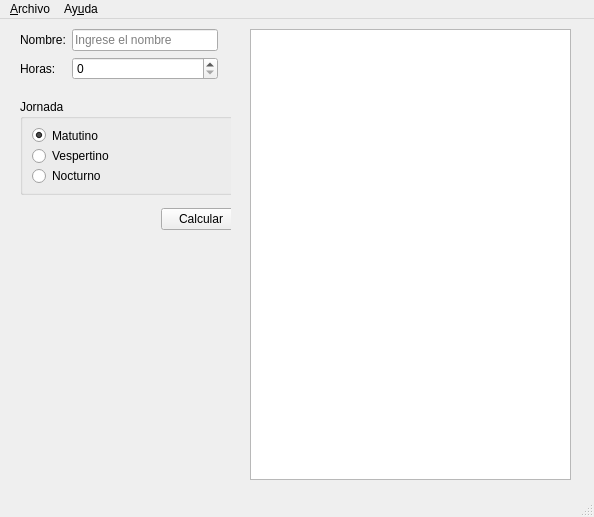
<?xml version="1.0" encoding="UTF-8"?>
<ui version="4.0">
 <class>Principal</class>
 <widget class="QMainWindow" name="Principal">
  <property name="geometry">
   <rect>
    <x>0</x>
    <y>0</y>
    <width>594</width>
    <height>517</height>
   </rect>
  </property>
  <property name="windowTitle">
   <string>Principal</string>
  </property>
  <widget class="QWidget" name="centralwidget">
   <widget class="QWidget" name="widget_3" native="true">
    <property name="geometry">
     <rect>
      <x>20</x>
      <y>10</y>
      <width>211</width>
      <height>441</height>
     </rect>
    </property>
    <property name="sizePolicy">
     <sizepolicy hsizetype="Fixed" vsizetype="Preferred">
      <horstretch>0</horstretch>
      <verstretch>0</verstretch>
     </sizepolicy>
    </property>
    <widget class="QWidget" name="widget" native="true">
     <property name="geometry">
      <rect>
       <x>0</x>
       <y>0</y>
       <width>198</width>
       <height>64</height>
      </rect>
     </property>
     <layout class="QFormLayout" name="formLayout">
      <item row="0" column="0">
       <widget class="QLabel" name="label">
        <property name="text">
         <string>Nombre:</string>
        </property>
       </widget>
      </item>
      <item row="0" column="1">
       <widget class="QLineEdit" name="inNombre">
        <property name="focusPolicy">
         <enum>Qt::StrongFocus</enum>
        </property>
        <property name="text">
         <string/>
        </property>
        <property name="placeholderText">
         <string>Ingrese el nombre</string>
        </property>
       </widget>
      </item>
      <item row="1" column="0">
       <widget class="QLabel" name="label_2">
        <property name="text">
         <string>Horas:</string>
        </property>
       </widget>
      </item>
      <item row="1" column="1">
       <widget class="QSpinBox" name="inHoras">
        <property name="statusTip">
         <string>Horas de trabajo</string>
        </property>
        <property name="maximum">
         <number>50</number>
        </property>
       </widget>
      </item>
     </layout>
    </widget>
    <widget class="QGroupBox" name="groupBox">
     <property name="geometry">
      <rect>
       <x>0</x>
       <y>70</y>
       <width>221</width>
       <height>96</height>
      </rect>
     </property>
     <property name="title">
      <string>Jornada</string>
     </property>
     <layout class="QVBoxLayout" name="verticalLayout">
      <item>
       <widget class="QRadioButton" name="inMatutino">
        <property name="statusTip">
         <string>Jornada de la mañana</string>
        </property>
        <property name="text">
         <string>Matutino</string>
        </property>
        <property name="checkable">
         <bool>true</bool>
        </property>
        <property name="checked">
         <bool>true</bool>
        </property>
       </widget>
      </item>
      <item>
       <widget class="QRadioButton" name="inVespertino">
        <property name="statusTip">
         <string>Jornada de la tarde</string>
        </property>
        <property name="text">
         <string>Vespertino</string>
        </property>
       </widget>
      </item>
      <item>
       <widget class="QRadioButton" name="inNocturno">
        <property name="statusTip">
         <string>Jornada de la noche </string>
        </property>
        <property name="text">
         <string>Nocturno</string>
        </property>
       </widget>
      </item>
     </layout>
    </widget>
    <widget class="QWidget" name="widget_2" native="true">
     <property name="geometry">
      <rect>
       <x>10</x>
       <y>170</y>
       <width>211</width>
       <height>41</height>
      </rect>
     </property>
     <layout class="QHBoxLayout" name="horizontalLayout">
      <item>
       <spacer name="horizontalSpacer">
        <property name="orientation">
         <enum>Qt::Horizontal</enum>
        </property>
        <property name="sizeHint" stdset="0">
         <size>
          <width>109</width>
          <height>20</height>
         </size>
        </property>
       </spacer>
      </item>
      <item>
       <widget class="QPushButton" name="cmdCalcular">
        <property name="statusTip">
         <string>Presione para realizar los cálculos </string>
        </property>
        <property name="text">
         <string>Calcular</string>
        </property>
       </widget>
      </item>
     </layout>
    </widget>
   </widget>
   <widget class="QWidget" name="widget_4" native="true">
    <property name="geometry">
     <rect>
      <x>250</x>
      <y>10</y>
      <width>321</width>
      <height>451</height>
     </rect>
    </property>
    <layout class="QHBoxLayout" name="horizontalLayout_2">
     <item>
      <widget class="QPlainTextEdit" name="outCalcular"/>
     </item>
    </layout>
   </widget>
  </widget>
  <widget class="QMenuBar" name="menubar">
   <property name="geometry">
    <rect>
     <x>0</x>
     <y>0</y>
     <width>594</width>
     <height>21</height>
    </rect>
   </property>
   <property name="defaultUp">
    <bool>false</bool>
   </property>
   <widget class="QMenu" name="menuArchivo">
    <property name="title">
     <string>&amp;Archivo</string>
    </property>
    <addaction name="separator"/>
    <addaction name="actionNuevo"/>
    <addaction name="actionA_bri"/>
    <addaction name="action_Guardar"/>
    <addaction name="actionCalcular"/>
    <addaction name="actionSalir"/>
   </widget>
   <widget class="QMenu" name="menuAy_uda">
    <property name="title">
     <string>Ay&amp;uda</string>
    </property>
    <addaction name="action_Acerca_de"/>
   </widget>
   <addaction name="menuArchivo"/>
   <addaction name="menuAy_uda"/>
  </widget>
  <widget class="QStatusBar" name="statusbar"/>
  <action name="actionNuevo">
   <property name="text">
    <string>Nuevo</string>
   </property>
   <property name="shortcut">
    <string>Ctrl+N</string>
   </property>
  </action>
  <action name="actionA_bri">
   <property name="text">
    <string>A&amp;brir</string>
   </property>
   <property name="shortcut">
    <string>Ctrl+A</string>
   </property>
  </action>
  <action name="action_Guardar">
   <property name="text">
    <string>&amp;Guardar</string>
   </property>
   <property name="shortcut">
    <string>Ctrl+G</string>
   </property>
  </action>
  <action name="actionCalcular">
   <property name="text">
    <string>&amp;Calcular</string>
   </property>
   <property name="shortcut">
    <string>F1</string>
   </property>
  </action>
  <action name="actionSalir">
   <property name="text">
    <string>&amp;Salir</string>
   </property>
   <property name="shortcut">
    <string>Ctrl+Q</string>
   </property>
  </action>
  <action name="action_Acerca_de">
   <property name="text">
    <string>&amp;Acerca de Salarios</string>
   </property>
  </action>
 </widget>
 <resources/>
 <connections>
  <connection>
   <sender>actionSalir</sender>
   <signal>triggered()</signal>
   <receiver>Principal</receiver>
   <slot>close()</slot>
   <hints>
    <hint type="sourcelabel">
     <x>-1</x>
     <y>-1</y>
    </hint>
    <hint type="destinationlabel">
     <x>296</x>
     <y>258</y>
    </hint>
   </hints>
  </connection>
  <connection>
   <sender>cmdCalcular</sender>
   <signal>released()</signal>
   <receiver>outCalcular</receiver>
   <slot>show()</slot>
   <hints>
    <hint type="sourcelabel">
     <x>194</x>
     <y>221</y>
    </hint>
    <hint type="destinationlabel">
     <x>420</x>
     <y>276</y>
    </hint>
   </hints>
  </connection>
 </connections>
</ui>
